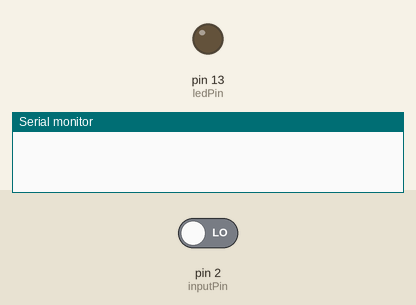
Recording of a sketch running on a simulated Arduino Uno, built with avr-gcc and run on an emulated ATmega328P. Shown: output pins drawn as LEDs (lit = HIGH), the last lines printed to the serial monitor. The inputs (shaded band) are chosen by the test bench; at power-on: pin 2 (inputPin) LOW.

Above: at 1.4 s.
1.5 s: pin 2 (inputPin) driven HIGH
At 2.6 s:
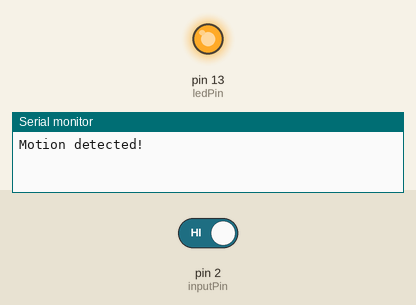
3.0 s: pin 2 (inputPin) driven LOW
At 4.1 s:
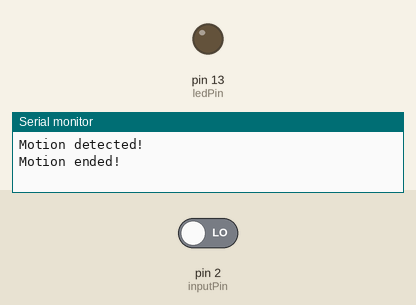
Timing chart, 0 to 6.0 s (numbered marks = the images above; inputs shaded):
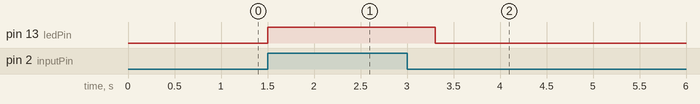

Measured:
- after the input at 1.5 s, pin 13 (ledPin): LOW → HIGH at once
- after the input at 3.0 s, pin 13 (ledPin): HIGH → LOW after 0.30 s

The sketch:

jinkan.ino
```cpp
int ledPin = 13;                // LED用のピンを選択する。
int inputPin = 2;               // （PIRセンサー用の）入力ピンを選択する。
int pirState = LOW;             // 動作が感知されないと仮定してから、開始する。
int val = 0;                    // ピンステータスの読み取りは変更可能。
int pinSpeaker = 10;           //PWNピン（デジタル9、10または11番ピン）にスピーカーをセットアップする。

void setup() {
  pinMode(ledPin, OUTPUT);      // 出力をLEDに指定する。
  pinMode(inputPin, INPUT);     // 入力をセンサーに指定する。
  //pinMode(pinSpeaker, OUTPUT);
  Serial.begin(9600);
}

void loop(){
  val = digitalRead(inputPin);  // 入力値を読み取る。
  if (val == HIGH) {            // 入力が「HIGH」であるかどうか確認する。
    digitalWrite(ledPin, HIGH);  // LEDの電源を入れる。
    playTone(300, 160);
    delay(150);


    if (pirState == LOW) {
      // たった今電源を入れたところです。
      Serial.println("Motion detected!");
      // 出力の変更は印刷するだけでいいのです。
      pirState = HIGH;
    }
  } else {
      digitalWrite(ledPin, LOW); // LEDの電源を切る。
      playTone(0, 0);
      delay(300);
      if (pirState == HIGH){
      // たった今電源を切ったところです。
      Serial.println("Motion ended!");
      // 出力の変更は印刷するだけでいいのです。
      pirState = LOW;
    }
  }
}
// 期間の単位はミリ秒、周波数の単位はヘルツ
void playTone(long duration, int freq) {
    duration *= 1000;
    int period = (1.0 / freq) * 1000000;
    long elapsed_time = 0;
    while (elapsed_time < duration) {
        digitalWrite(pinSpeaker,HIGH);
        delayMicroseconds(period / 2);
        //digitalWrite(pinSpeaker, LOW);
        delayMicroseconds(period / 2);
        elapsed_time += (period);
    }
}
```
